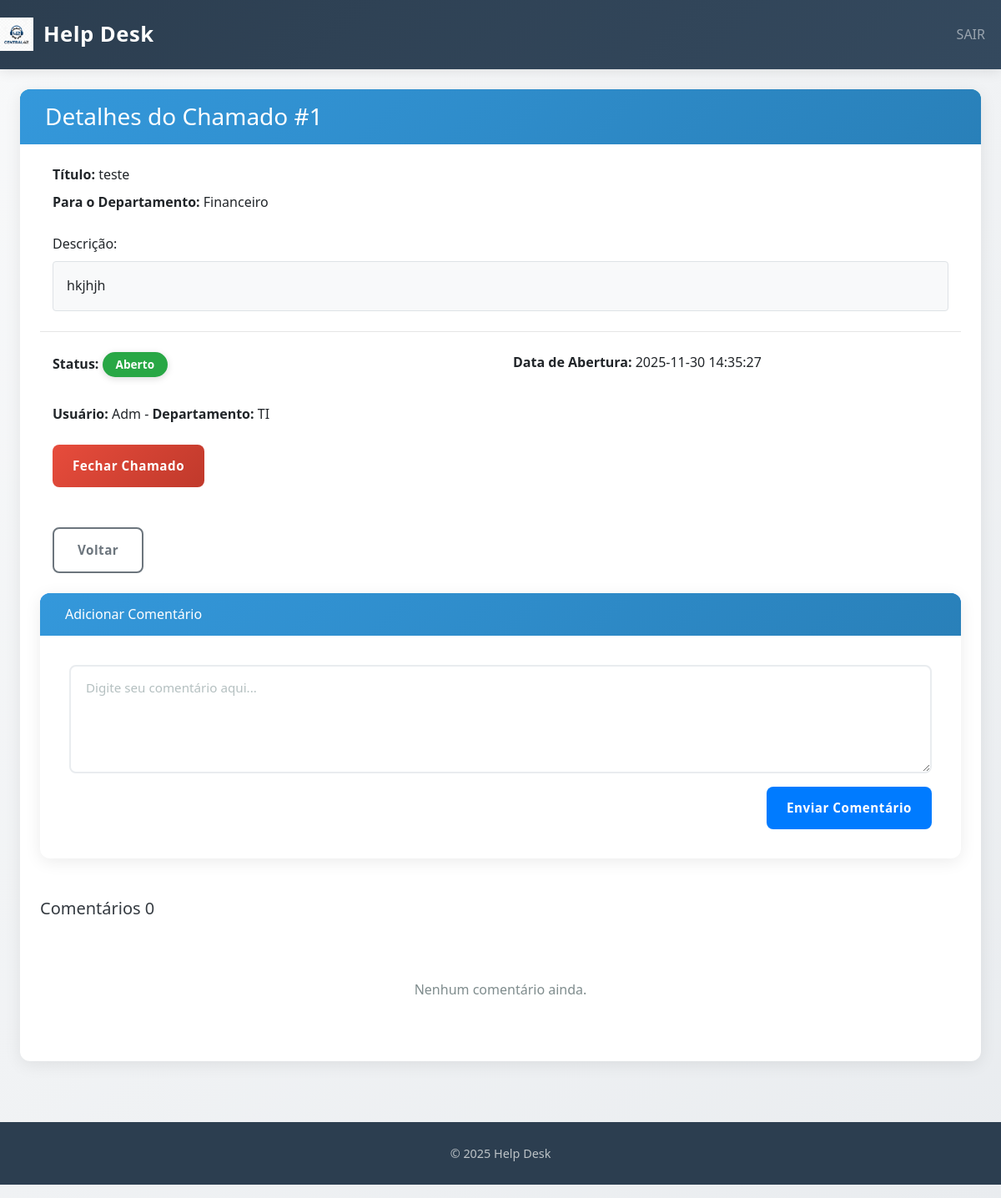
The page /ver_chamado.php?id=1 (signed in) on the database its author committed.
### tables this page shows
CREATE TABLE `chamados` (
  `id_chamado` int(11) NOT NULL,
  `titulo` varchar(150) NOT NULL,
  `descricao` text NOT NULL,
  `status` varchar(50) DEFAULT 'Aberto',
  `data_abertura` datetime DEFAULT current_timestamp(),
  `id_usuario` int(11) DEFAULT NULL,
  `nome_usuario_backup` varchar(100) DEFAULT NULL,
  `id_departamento` int(11) NOT NULL,
  `departamento_destino` int(11) NOT NULL,
  `data_fechamento` datetime DEFAULT NULL
);

CREATE TABLE `departamentos` (
  `id_departamento` int(11) NOT NULL,
  `nome` varchar(100) NOT NULL
);

CREATE TABLE `usuarios` (
  `id_usuario` int(11) NOT NULL,
  `nome` varchar(100) NOT NULL,
  `email` varchar(100) NOT NULL,
  `senha` varchar(255) NOT NULL,
  `id_tipo_usuario` int(11) NOT NULL,
  `id_departamento` int(11) DEFAULT NULL
);

### classes/Chamado.php (called while the page is built, shortened)
<?php
class Chamado
{
    public function visualizarChamado($con, $id_chamado)
    {
        try {
            $stmt = $con->prepare("SELECT
                    c.*,
                    u.nome AS nome_usuario,
                    u.email,
                    d.nome AS nome_departamento
                FROM chamados c
                INNER JOIN usuarios u ON u.id_usuario = c.id_usuario
                INNER JOIN departamentos d ON d.id_departamento = c.departamento_destino
                WHERE c.id_chamado = :id");
            $stmt->bindParam(":id", $id_chamado);
            $stmt->execute();
            return $stmt->fetch(PDO::FETCH_ASSOC);
        } catch (PDOException $erroAoMostrarChamados) {
            echo "Erro ao mostrar os chamados: " . $erroAoMostrarChamados->getMessage();
            return false;
        }
    }
}

### ver_chamado.php (the view, shortened to what this page needs)
<?php
include "cabecalho_logado.php";
include "conn.php";
include "classes/Chamado.php";
$id_chamado = $_GET['id'];
$chamados = new Chamado();
$chamado = $chamados->visualizarChamado($con, $id_chamado);
?>
<main class="container-fluid px-4 py-4">
    <div class="card shadow-lg">
        <div class="card-header bg-info text-white py-3">
            <h3 class="mb-0 fw-bold">Detalhes do Chamado #<?php echo $id_chamado; ?></h3>
        </div>
        <div class="card-body p-4">
            <div class="row mb-4">
                <div class="col-12">
                    <p class="mb-2"><strong class="fs-5">Título:</strong> <span class="fs-5"><?php echo $chamado['titulo']; ?></span></p>
                    <p class="mb-0"><strong class="fs-5">Para o Departamento:</strong> <span class="fs-5"><?php echo $chamado['nome_departamento']; ?></span></p>
                </div>
            </div>
            <div class="row mb-4">
                <div class="col-12">
                    <p class="fw-semibold fs-5 mb-2">Descrição:</p>
                    <div class="border rounded p-3 bg-light">
                        <?php echo ($chamado['descricao']); ?>
                    </div>
                </div>
            </div>
            <hr class="my-4">
            <div class="row mb-4">
                <div class="col-md-6 mb-3 mb-md-0">
                    <p class="mb-2"><strong>Status:</strong>
                        <?php if ($chamado['status'] == 'Aberto') { ?>
                            <span class="badge bg-success fs-6"><?php echo $chamado['status']; ?></span>
                        <?php } else { ?>
                            <span class="badge bg-danger fs-6"><?php echo $chamado['status']; ?></span>
                        <?php } ?>
                    </p>
                </div>
                <div class="col-md-6 text-md-end">
                    <p class="mb-2"><strong>Data de Abertura:</strong> <?php echo $chamado['data_abertura']; ?></p>
                </div>
            </div>
            <div class="row">
                <div class="col-12">
                    <p class="mb-0"><strong>Usuário:</strong> <?php echo $chamado['nome_usuario']; ?> - <strong>Departamento:</strong>
                        <?php echo $_SESSION['depName']; ?>
                    </p>
                </div>
            </div>
            <?php if (($_SESSION['id_tipo_usuario'] == 2 || $_SESSION['id_tipo_usuario'] == 3) && $chamado['status'] == 'Aberto') { ?>
                <div class="row mt-4">
                    <div class="col-12">
                        <form action="fechar_chamado.php" method="get">
                            <button type="submit" class="btn btn-danger btn-lg px-4">Fechar Chamado</button>
                        </form>
                    </div>
                </div>
            <?php } ?>
            <div class="row mt-4">
                <div class="col-12">
                    <?php include "avaliar_chamado.php"; ?>
                </div>
                   <?php include "exibir_comentarios.php"; ?>
            </div>
        </div>
</main>
<?php include "rodape.php"; ?>

### style.css (style rules this page uses)
body { background: linear-gradient(135deg, #f8f9fa 0%, #e9ecef 100%); min-height: 100vh; font-family: 'Segoe UI', Tahoma, Geneva, Verdana, sans-serif; line-height: 1.6; }
.container-fluid { min-height: calc(100vh - 120px); padding: 0; }
.row { width: 100%; justify-content: center; margin: 0; }
.card { border: none; border-radius: 12px; box-shadow: 0 4px 20px rgba(0, 0, 0, 0.08); transition: all 0.3s ease; background: white; margin-bottom: 25px; overflow: hidden; }
.card-header { background: linear-gradient(135deg, #3498db, #2980b9); color: white; border-radius: 0 !important; padding: 25px 30px; border-bottom: none; font-weight: 600; font-size: 1.3rem; }
.card-body { padding: 35px; }
.btn { border-radius: 8px; padding: 14px 28px; font-weight: 600; transition: all 0.3s ease; border: none; text-decoration: none; display: inline-block; text-align: center; cursor: pointer; font-size: 0.95rem; letter-spacing: 0.5px; }
.btn-danger { background: linear-gradient(135deg, #e74c3c, #c0392b); color: white; }
.badge { padding: 8px 16px; font-size: 0.85rem; font-weight: 700; border-radius: 20px; color: white; display: inline-flex; align-items: center; box-shadow: 0 2px 8px rgba(0, 0, 0, 0.15); }

### rows shown on the page
chamados: titulo "teste", departamento_destino.nome "Financeiro", descricao "hkjhjh", status "Aberto", data_abertura "2025-11-30 14:35:27", id_usuario.nome "Adm"

### other values the page prints
$id_chamado "1"
$_SESSION['depName'] "TI"
count($comentarios) "0"
